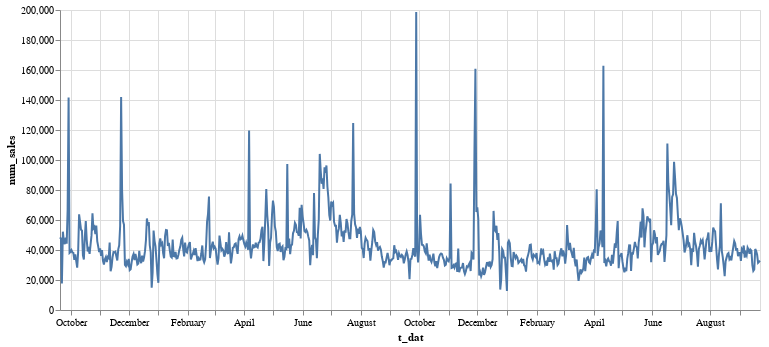

The code cell stored with this chart in its notebook:
### Code cell
alt.Chart(df_sales).mark_line().encode(
    x="t_dat", y="num_sales", tooltip=["t_dat"]
).properties(width=700)

### Figure 1 — Vega-Lite specification as saved in the notebook (floating-point values rounded to 4 significant figures; data arrays with more than 128 entries replaced by an {"elided": "..."} marker saying what was removed)
{"$schema": "https://vega.github.io/schema/vega-lite/v4.17.0.json", "config": {"view": {"continuousHeight": 300, "continuousWidth": 400}}, "data": {"name": "data-7672d2c0366f177ce6c00e32a0b5646c"}, "datasets": {"data-7672d2c0366f177ce6c00e32a0b5646c": {"elided": "734 records"}}, "encoding": {"tooltip": [{"field": "t_dat", "type": "temporal"}], "x": {"field": "t_dat", "type": "temporal"}, "y": {"field": "num_sales", "type": "quantitative"}}, "mark": "line", "width": 700}
